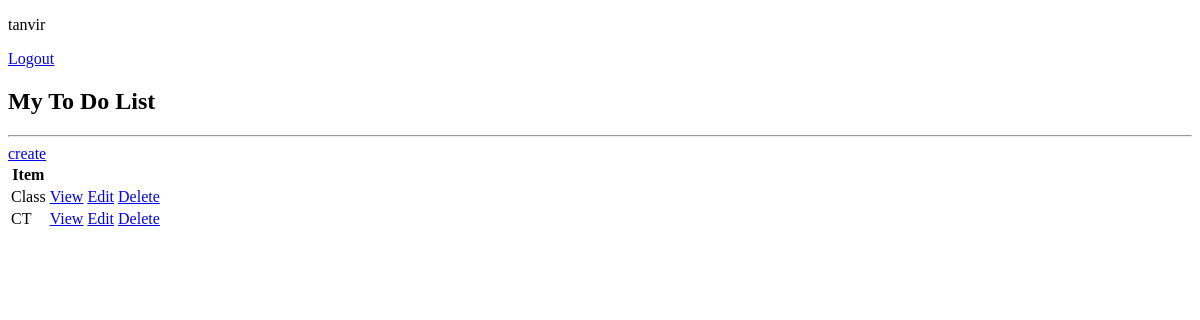
Page / (signed in) on the earlier database version.
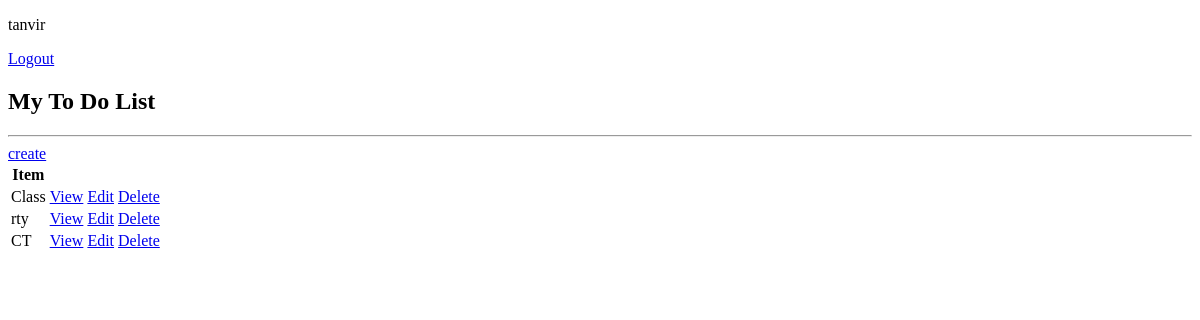
Same page on the later database version.
### base/models.py (models this page shows, shortened)
class Task(models.Model):
    user = models.ForeignKey(User, on_delete=models.CASCADE, null=True, blank=True)
    title = models.CharField(max_length=200)
    description = models.TextField(null=True, blank=True)
    complete = models.BooleanField(default=False)
    created = models.DateTimeField(auto_now_add=True)
    class Meta:
        ordering = ['complete']

### base/views.py (the view)
# urls.py: path('', TaskList.as_view(), name="tasks"),
class TaskList(ListView):
    model = Task
    context_object_name = 'tasks'

### base/templates/base/task_list.html (shortened to what this page needs)
<!DOCTYPE html>
<html lang="en">
<head>
</head>
<body>
    {% if request.user.is_authenticated %}
        <p>{{request.user}}</p>
        <a href="{% url "logout" %}">Logout</a>
    {% else %}
        <a href="{% url "login" %}">Login</a>
    {% endif %}
    <h2>My To Do List</h2>
    <hr>
    <a href="task_create">create</a>
    <table>
        <tr>
            <th>Item</th>
            <th></th>
        </tr>
        {% for task in tasks %}
        <tr>
            <td> {{task.title}} </td>
            <td><a href="{% url "task" task.id %}">View</a></td>
            <td><a href="{% url "task_update" task.id %}">Edit</a></td>
            <td><a href="{% url "task_delete" task.id %}">Delete</a></td>
        </tr>
        {% empty %}
        <h3>No item in the list</h3>
        {% endfor %}
    </table>
</body>
</html>

Differences in the rows shown:
added Task: title "rty"
